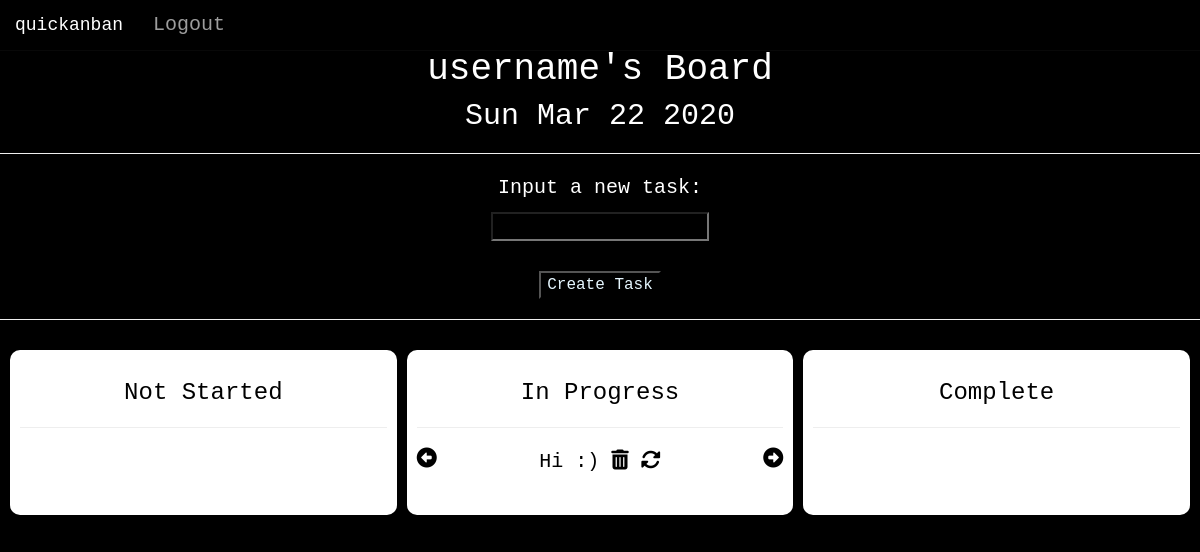
The app's page /board (signed in), older data.
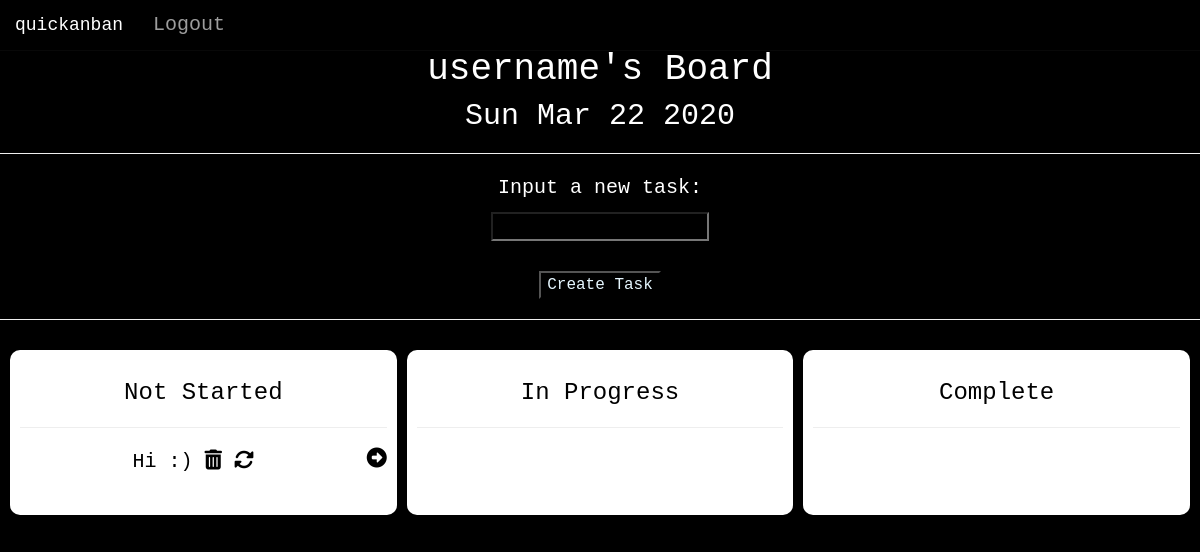
The same page, newer data.
### app.py (models this page shows)
class User(UserMixin, db.Model):
    id = db.Column(db.Integer, primary_key=True)
    username = db.Column(db.String(15), unique=True)
    email = db.Column(db.String(50), unique=True)
    password = db.Column(db.String(80))

class Kanban(db.Model):
    id = db.Column(db.Integer, primary_key=True)
    content = db.Column(db.String(60), nullable=False)
    status = db.Column(db.String(50), nullable=False)
    last_update = db.Column(db.DateTime, default=datetime.utcnow)

### app.py (the view)
@app.route('/board', methods=['POST', 'GET'])
@login_required
def board():
    if request.method == 'POST':
        task_content = request.form['content'] # get the content of the input
        new_task = Kanban(content=task_content, status='notstarted') # create new task to be put in db
        try:
            if not task_content:
                return '<h1>Task blank, go back!</h1>'
            else:
                db.session.add(new_task)
                db.session.commit()
                return redirect(url_for('board'))
        except:
            return '<h1>Problem making task!</h1>'
    else:
        notstarted = Kanban.query.filter_by(status = 'notstarted').order_by(Kanban.last_update).all()
        inprogress = Kanban.query.filter_by(status = 'inprogress').order_by(Kanban.last_update).all()
        completed = Kanban.query.filter_by(status = 'completed').order_by(Kanban.last_update).all()
        return render_template('board.html', notstarted=notstarted, inprogress=inprogress, completed=completed, name=current_user.username)

### app.py (called while the page is built)
@login_manager.user_loader
def load_user(user_id):
    return User.query.get(int(user_id))

### templates/board.html (shortened to what this page needs)
{% extends 'bootstrap/base.html' %}
{% block styles %}
{{super()}}
<link rel="stylesheet" href="{{url_for('.static', filename='kanban.css')}}">
{% endblock %}
{% block navbar %}
<head>
  <link rel="stylesheet" href="{{url_for('.static', filename='navbar.css')}}">
</head>
<nav class="navbar navbar-inverse navbar-fixed-top">
  <div class="container">
    <div class="navbar-header">
      <a class="navbar-brand" href="#">quickanban</a>
    </div>
    <div id="navbar" class="collapse navbar-collapse">
      <ul class="nav navbar-nav">
        <li><a href="{{ url_for('logout') }}">Logout</a></li>
      </ul>
    </div>
  </div>
</nav>
{% endblock %}
{% block content %}
<div class="upperhead">
  <h1>{{ name }}'s Board</h1>
  <h2>
  </h2>
  <hr>
  <p>Input a new task:</p>
  <div class="form-group">
  <form action="/board" method="POST">
      <div id="wrapper">
          <input type="text" name="content" id="content">
      </div>
      <br>
      <input type="submit" value="Create Task" class="submit-button">
  </form>
  </div>
  <hr>
</div>
<div id="bottomhalf">
  <div class="Board">
      {% if notstarted|length < 1 and inprogress|length < 1 and completed|length < 1 %}
      <div class="header">
        <h4>There are no tasks. Create one!</h4>
      </div>
      {% else %}
      <div class="Column" id="notstarted">
          <h3>Not Started</h3>
          <hr>
          {% for task in notstarted %}
          {{ task.content }}
          <a href="/delete/{{ task.id }}" class="link"><i class="fas fa-trash-alt" id="icon1"></i></a>
          <a href="/update/{{ task.id }}" class="link"><i class="fas fa-sync-alt" id="icon2"></i></a>
          <a href="/rightmove/{{ task.id }}/{{ task.status }}" class="link"><i class="fas fa-arrow-alt-circle-right" id="icon3" style="float:right"></i></a>
          <br>
          <br>
          {% endfor %}
      </div>
      <div class="Column" id="inprogress">
          <h3>In Progress</h3>
          <hr>
          {% for task in inprogress %}
          <a href="/leftmove/{{ task.id }}/{{ task.status }}" class="link"><i class="fas fa-arrow-alt-circle-left" id="icon4" style="float:left"></i></a>
          {{ task.content }}
          <a href="/delete/{{ task.id }}" class="link"><i class="fas fa-trash-alt" id="icon5"></i></a>
          <a href="/update/{{ task.id }}" class="link"><i class="fas fa-sync-alt" id="icon6"></i></a>
          <a href="/rightmove/{{ task.id }}/{{ task.status }}" class="link"><i class="fas fa-arrow-alt-circle-right" id="icon7" style="float:right"></i></a>
          <br>
          <br>
          {% endfor %}
      </div>
      <div class="Column" id="completed">
          <h3>Complete</h3>
          <hr>
      </div>
      {% endif %}
  </div>
</div>
{% endblock %}

### static/kanban.css (style rules this page uses)
* { font-family: "Courier New", Courier; background-color: black; font-size: 20px; }
hr { padding: 0px; background-color: black; }
p { font-family: "Courier New", Courier; color: white; text-align: center; }
h1 { font-family: "Courier New", Courier; color:white; text-align: center; padding: 0px; margin-top: 10px; }
h2 { color:white; text-align: center; font-family: "Courier New", Courier; margin: 0px; }
h3 { color: black; background-color: white; text-align: center; }
.form-group { text-align: center; }
#wrapper { align-items: center; align-content: center; align-self: center; }
#content { color: white; float: center; font-size: 16px; align-self: center; vertical-align:top; }
.submit-button { color: white; background-color: black; font-size: 16px; align-self: center; }
button, html input[type=button], input[type=reset], input[type=submit] { -webkit-appearance: button; cursor: pointer; color: #e6f7ff; }
.link { color: black; background-color: white; }
i[id^='icon'] { background-color: white; color: black; }
.Board { display: table; width: 100%; table-layout: fixed; border-spacing: 10px; background-color:black; }
#bottomhalf { background-color: black; }
.Column { display: table-cell; background-color: white; text-align: center; color: black; border-radius: 10px; padding: 10px; }
body { padding-top: 40px; padding-bottom: 40px; background-color: black; }

### static/navbar.css (style rules this page uses)
* { font-family: "Courier New", Courier; background-color: black; color: white; }
.container { background-color: black; color:white; font-size: 16px; position: relative; min-width: 1800px; }

Row changes from the older to the newer data that the page shows:
changed Kanban "Hi :)": moves from the list under "In Progress" to the list under "Not Started"
